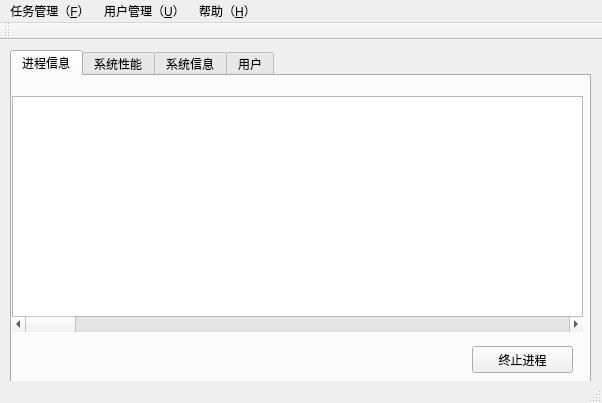
<?xml version="1.0" encoding="UTF-8"?>
<ui version="4.0">
 <class>ProcessManage</class>
 <widget class="QMainWindow" name="ProcessManage">
  <property name="geometry">
   <rect>
    <x>0</x>
    <y>0</y>
    <width>602</width>
    <height>403</height>
   </rect>
  </property>
  <property name="windowTitle">
   <string>ProcessManage</string>
  </property>
  <widget class="QWidget" name="centralWidget">
   <widget class="QTabWidget" name="tabWidget">
    <property name="geometry">
     <rect>
      <x>10</x>
      <y>10</y>
      <width>581</width>
      <height>341</height>
     </rect>
    </property>
    <property name="styleSheet">
     <string notr="true"/>
    </property>
    <property name="locale">
     <locale language="Chinese" country="China"/>
    </property>
    <property name="currentIndex">
     <number>0</number>
    </property>
    <widget class="QWidget" name="tab">
     <property name="whatsThis">
      <string/>
     </property>
     <attribute name="title">
      <string>进程信息</string>
     </attribute>
     <widget class="QPushButton" name="pushButton">
      <property name="geometry">
       <rect>
        <x>460</x>
        <y>270</y>
        <width>101</width>
        <height>27</height>
       </rect>
      </property>
      <property name="text">
       <string>终止进程</string>
      </property>
     </widget>
     <widget class="QListWidget" name="listWidget">
      <property name="geometry">
       <rect>
        <x>0</x>
        <y>20</y>
        <width>571</width>
        <height>221</height>
       </rect>
      </property>
     </widget>
     <widget class="QScrollBar" name="horizontalScrollBar">
      <property name="geometry">
       <rect>
        <x>0</x>
        <y>240</y>
        <width>571</width>
        <height>16</height>
       </rect>
      </property>
      <property name="orientation">
       <enum>Qt::Horizontal</enum>
      </property>
     </widget>
    </widget>
    <widget class="QWidget" name="tab_2">
     <attribute name="title">
      <string>系统性能</string>
     </attribute>
     <widget class="QLabel" name="label">
      <property name="geometry">
       <rect>
        <x>40</x>
        <y>40</y>
        <width>62</width>
        <height>17</height>
       </rect>
      </property>
      <property name="text">
       <string>物理内存：</string>
      </property>
     </widget>
     <widget class="QLabel" name="label_2">
      <property name="geometry">
       <rect>
        <x>30</x>
        <y>80</y>
        <width>81</width>
        <height>21</height>
       </rect>
      </property>
      <property name="text">
       <string>已使用内存：</string>
      </property>
     </widget>
     <widget class="QLabel" name="label_3">
      <property name="geometry">
       <rect>
        <x>30</x>
        <y>120</y>
        <width>81</width>
        <height>20</height>
       </rect>
      </property>
      <property name="text">
       <string>CPU使用率：</string>
      </property>
     </widget>
     <widget class="QLabel" name="label_4">
      <property name="geometry">
       <rect>
        <x>40</x>
        <y>160</y>
        <width>62</width>
        <height>17</height>
       </rect>
      </property>
      <property name="text">
       <string>开机时间：</string>
      </property>
     </widget>
     <widget class="QLabel" name="label_5">
      <property name="geometry">
       <rect>
        <x>50</x>
        <y>200</y>
        <width>62</width>
        <height>17</height>
       </rect>
      </property>
      <property name="text">
       <string>进程数：</string>
      </property>
     </widget>
     <widget class="QLabel" name="label_6">
      <property name="geometry">
       <rect>
        <x>50</x>
        <y>240</y>
        <width>62</width>
        <height>17</height>
       </rect>
      </property>
      <property name="text">
       <string>线程数：</string>
      </property>
     </widget>
     <widget class="QLabel" name="label_7">
      <property name="geometry">
       <rect>
        <x>130</x>
        <y>40</y>
        <width>161</width>
        <height>20</height>
       </rect>
      </property>
      <property name="text">
       <string/>
      </property>
     </widget>
     <widget class="QLabel" name="label_8">
      <property name="geometry">
       <rect>
        <x>130</x>
        <y>80</y>
        <width>161</width>
        <height>17</height>
       </rect>
      </property>
      <property name="text">
       <string/>
      </property>
     </widget>
     <widget class="QLabel" name="label_9">
      <property name="geometry">
       <rect>
        <x>130</x>
        <y>120</y>
        <width>161</width>
        <height>17</height>
       </rect>
      </property>
      <property name="text">
       <string/>
      </property>
     </widget>
     <widget class="QLabel" name="label_10">
      <property name="geometry">
       <rect>
        <x>130</x>
        <y>160</y>
        <width>161</width>
        <height>17</height>
       </rect>
      </property>
      <property name="text">
       <string/>
      </property>
     </widget>
     <widget class="QLabel" name="label_11">
      <property name="geometry">
       <rect>
        <x>130</x>
        <y>200</y>
        <width>161</width>
        <height>17</height>
       </rect>
      </property>
      <property name="text">
       <string/>
      </property>
     </widget>
     <widget class="QLabel" name="label_12">
      <property name="geometry">
       <rect>
        <x>130</x>
        <y>240</y>
        <width>161</width>
        <height>17</height>
       </rect>
      </property>
      <property name="text">
       <string/>
      </property>
     </widget>
    </widget>
    <widget class="QWidget" name="tab_4">
     <attribute name="title">
      <string>系统信息</string>
     </attribute>
     <widget class="QFrame" name="frame">
      <property name="geometry">
       <rect>
        <x>10</x>
        <y>40</y>
        <width>541</width>
        <height>121</height>
       </rect>
      </property>
      <property name="frameShape">
       <enum>QFrame::StyledPanel</enum>
      </property>
      <property name="frameShadow">
       <enum>QFrame::Raised</enum>
      </property>
     </widget>
     <widget class="QLabel" name="label_13">
      <property name="geometry">
       <rect>
        <x>10</x>
        <y>20</y>
        <width>81</width>
        <height>17</height>
       </rect>
      </property>
      <property name="text">
       <string>处理器信息：</string>
      </property>
     </widget>
     <widget class="QLabel" name="label_14">
      <property name="geometry">
       <rect>
        <x>10</x>
        <y>170</y>
        <width>91</width>
        <height>17</height>
       </rect>
      </property>
      <property name="text">
       <string>操作系统信息：</string>
      </property>
     </widget>
     <widget class="QFrame" name="frame_2">
      <property name="geometry">
       <rect>
        <x>10</x>
        <y>190</y>
        <width>541</width>
        <height>111</height>
       </rect>
      </property>
      <property name="frameShape">
       <enum>QFrame::StyledPanel</enum>
      </property>
      <property name="frameShadow">
       <enum>QFrame::Raised</enum>
      </property>
     </widget>
    </widget>
    <widget class="QWidget" name="tab_3">
     <attribute name="title">
      <string>用户</string>
     </attribute>
     <widget class="QScrollArea" name="scrollArea_2">
      <property name="geometry">
       <rect>
        <x>20</x>
        <y>30</y>
        <width>541</width>
        <height>211</height>
       </rect>
      </property>
      <property name="widgetResizable">
       <bool>true</bool>
      </property>
      <widget class="QWidget" name="scrollAreaWidgetContents_2">
       <property name="geometry">
        <rect>
         <x>0</x>
         <y>0</y>
         <width>539</width>
         <height>209</height>
        </rect>
       </property>
       <widget class="QTableWidget" name="tableWidget_2">
        <property name="geometry">
         <rect>
          <x>0</x>
          <y>1</y>
          <width>541</width>
          <height>211</height>
         </rect>
        </property>
        <column>
         <property name="text">
          <string>用户</string>
         </property>
        </column>
        <column>
         <property name="text">
          <string>状态</string>
         </property>
        </column>
        <column>
         <property name="text">
          <string>标号</string>
         </property>
        </column>
       </widget>
      </widget>
     </widget>
     <widget class="QPushButton" name="pushButton_2">
      <property name="geometry">
       <rect>
        <x>310</x>
        <y>260</y>
        <width>93</width>
        <height>27</height>
       </rect>
      </property>
      <property name="text">
       <string>断开</string>
      </property>
     </widget>
     <widget class="QPushButton" name="pushButton_3">
      <property name="geometry">
       <rect>
        <x>470</x>
        <y>260</y>
        <width>93</width>
        <height>27</height>
       </rect>
      </property>
      <property name="text">
       <string>注销</string>
      </property>
     </widget>
    </widget>
   </widget>
  </widget>
  <widget class="QMenuBar" name="menuBar">
   <property name="geometry">
    <rect>
     <x>0</x>
     <y>0</y>
     <width>602</width>
     <height>23</height>
    </rect>
   </property>
   <widget class="QMenu" name="menu_F">
    <property name="title">
     <string>任务管理（&amp;F）</string>
    </property>
    <addaction name="separator"/>
    <addaction name="action_N"/>
    <addaction name="separator"/>
    <addaction name="action_C"/>
    <addaction name="separator"/>
    <addaction name="action_M"/>
    <addaction name="action_Q"/>
   </widget>
   <widget class="QMenu" name="menu_U">
    <property name="title">
     <string>用户管理（&amp;U）</string>
    </property>
    <addaction name="action_H"/>
    <addaction name="action_Q_2"/>
   </widget>
   <widget class="QMenu" name="menu_H">
    <property name="title">
     <string>帮助（&amp;H）</string>
    </property>
    <addaction name="action_S"/>
    <addaction name="action_I"/>
   </widget>
   <addaction name="menu_F"/>
   <addaction name="menu_U"/>
   <addaction name="menu_H"/>
  </widget>
  <widget class="QToolBar" name="mainToolBar">
   <attribute name="toolBarArea">
    <enum>TopToolBarArea</enum>
   </attribute>
   <attribute name="toolBarBreak">
    <bool>false</bool>
   </attribute>
  </widget>
  <widget class="QStatusBar" name="statusBar"/>
  <action name="action_N">
   <property name="text">
    <string>新建任务（&amp;N）</string>
   </property>
  </action>
  <action name="action_C">
   <property name="text">
    <string>结束任务（&amp;C）</string>
   </property>
  </action>
  <action name="action_M">
   <property name="text">
    <string>任务描述（&amp;M）</string>
   </property>
  </action>
  <action name="action_Q">
   <property name="text">
    <string>任务切换（&amp;Q）</string>
   </property>
  </action>
  <action name="action_H">
   <property name="text">
    <string>切换用户（&amp;H）</string>
   </property>
  </action>
  <action name="action_Q_2">
   <property name="text">
    <string>退出（&amp;E）</string>
   </property>
  </action>
  <action name="action_S">
   <property name="text">
    <string>使用说明（&amp;S）</string>
   </property>
  </action>
  <action name="action_I">
   <property name="text">
    <string>开发信息（&amp;I）</string>
   </property>
  </action>
 </widget>
 <layoutdefault spacing="6" margin="11"/>
 <resources/>
 <connections/>
</ui>
